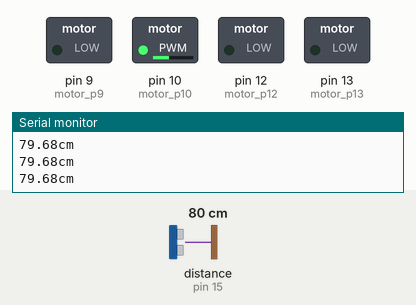
Recording of a sketch running on a simulated Arduino Uno, built with avr-gcc and run on an emulated ATmega328P. On the bench: switched loads named in the sketch (green lamp = pin HIGH), the last lines printed to the serial monitor. Wiring (inferred from the names in the program): ultrasonic range finder: trigger pin 19; echo pin 15. The inputs (shaded band) are chosen by the test bench; at power-on: distance to the obstacle (sensor on pin 15) 80 cm. The echo pulse lasts 58.3 µs per cm; pins used as bus, display or sensor lines are not drawn.

Above: at 1.8 s.
1.9 s: distance to the obstacle (sensor on pin 15) set to 34 cm
3.4 s: distance to the obstacle (sensor on pin 15) set to 27 cm
At 4.0 s:
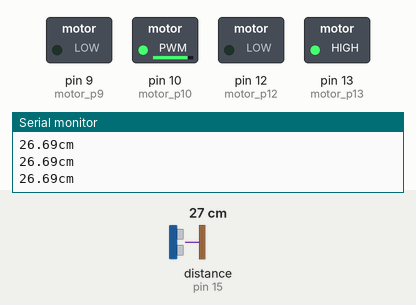
4.9 s: distance to the obstacle (sensor on pin 15) set to 4 cm
7.9 s: distance to the obstacle (sensor on pin 15) set to 2 cm
At 9.1 s:
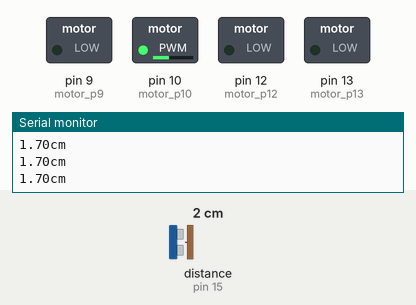
9.4 s: distance to the obstacle (sensor on pin 15) set to 9 cm
At 10.8 s:
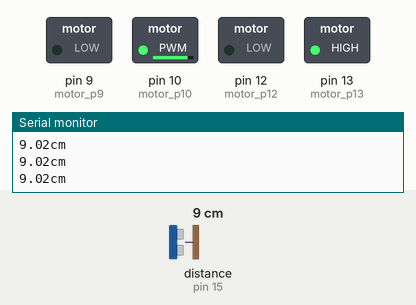
Timing chart, 0 to 11.9 s (numbered marks = the images above; inputs shaded):
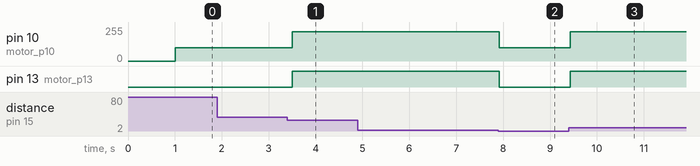

The sketch:

_17NovPrueba1.ino
```cpp
/* Prueba de vuelo 37,
* Muñiz Patiño Andrea Fernanda
* Ultima modificación, 23 de Noviembre. Revisar comentarios
* Se hicieron pruebas pues el pulso del trigger no se detectaba.
*/
//------------PINES-------------
//La salida del trigger es la misma para los dos sonares.
#define TRIGGER 19
//Sonar localizado en el frente
#define ECHO 15
//Sonar localizado en la parte de atrás
#define ECHO2 14

//Arriba
#define motor_p12 12
#define motor_p13 13
//Abajo en la placa
#define motor_p9 9
#define motor_p10 10
//Consultar EAGLE para dudas y aclaraciones

//-------Variables-------------
//Variable para calcular la distancia del robot enemigo
const float sonido = 34300.0;
int value = 70;
int valueGiro = 100;
int valueAsesinar = 220;
boolean espera = true;
/*
 * La comunicación serial es unicamente para las pruebas.
 */
void setup() {
  Serial.begin(9600);
  pinMode(motor_p12, OUTPUT);
  pinMode(motor_p13, OUTPUT);
  pinMode(motor_p9, OUTPUT);
  pinMode(motor_p10, OUTPUT);

  pinMode(TRIGGER, OUTPUT);
  pinMode(ECHO, INPUT);
  pinMode(ECHO2, INPUT);
}

void loop() {
  iniciarTrigger();

  if(espera){
    //Debe esperar 5 segundos
    delay(1000);
    espera = false;
  }else{
    //Si tenemos pegado el robot empujar lo mas que se pueda
    float distanciaFrente = calcularDistanciaFrente();
    //El siguiente if es para cuando el robot esta demasiado cerca
   if((distanciaFrente >= 2.00)&&(distanciaFrente < 30.00)){
          empujar();
      }else{
        girar();
      }
  }
}


//---------------METODOS AUXILIARES---------------------------
/* Método que intenta sacar al enemigo de la pista
 *
*/
 void empujar(){
    analogWrite(motor_p12, 0);
    analogWrite(motor_p13, valueAsesinar);
    analogWrite(motor_p9, 0);
    analogWrite(motor_p10, valueAsesinar);
}
/* Método GIRAR derecha/izquierda
*/
  void girar(){
      analogWrite(motor_p12, valueGiro);
      analogWrite(motor_p13, 0);
      analogWrite(motor_p9, 0);
      analogWrite(motor_p10, valueGiro);
      delay(100);
      //En vez de poner delay, hay que regular la velocidad
}

/*Devuelve un float que es el valor de la distancia de un objeto con respecto al robot
 * ----------------------------------------------------------------------------------
 */
float calcularDistanciaFrente(){
  // La función pulseIn obtiene el tiempo que tarda en cambiar entre estados, en este caso a HIGH
  unsigned long tiempo = pulseIn(ECHO, HIGH );
  // Obtenemos la distancia en cm, hay que convertir el tiempo en segudos ya que está en microsegundos
  // por eso se multiplica por 0.000001
  float distancia = tiempo * 0.000001 * sonido / 2.0;
  Serial.print(distancia);
  Serial.print("cm");
  Serial.println();
  //delay(500);
  return distancia;
}
/*Metodo que inicia la secuencia del sonar
 * --------------------------------------------------
*/
void iniciarTrigger()
{
  // Ponemos el Trigger en estado bajo y esperamos 2 ms
  digitalWrite(TRIGGER, 0);
  delayMicroseconds(2);
  // Ponemos el pin Trigger a estado alto y esperamos 10 ms
  digitalWrite(TRIGGER, 1);
  delayMicroseconds(10);
  // Comenzamos poniendo el pin Trigger en estado bajo
  digitalWrite(TRIGGER, 0);
}
```

Measured:
- the behaviour switches between 31 and 30 cm on distance to the obstacle (sensor on pin 15) (found by bisection; images 0 and 1)
- the behaviour switches between 3 and 2 cm on distance to the obstacle (sensor on pin 15) (found by bisection; images 1 and 2)
- after the input at 3.4 s, pin 10 (motor_p10): 100/255 → 220/255 after 0.10 s; pin 13 (motor_p13): LOW → HIGH after 0.10 s
- after the input at 7.9 s, pin 10 (motor_p10): 220/255 → 100/255 at once; pin 13 (motor_p13): HIGH → LOW at once
- after the input at 9.4 s, pin 10 (motor_p10): 100/255 → 220/255 at once; pin 13 (motor_p13): LOW → HIGH at once
